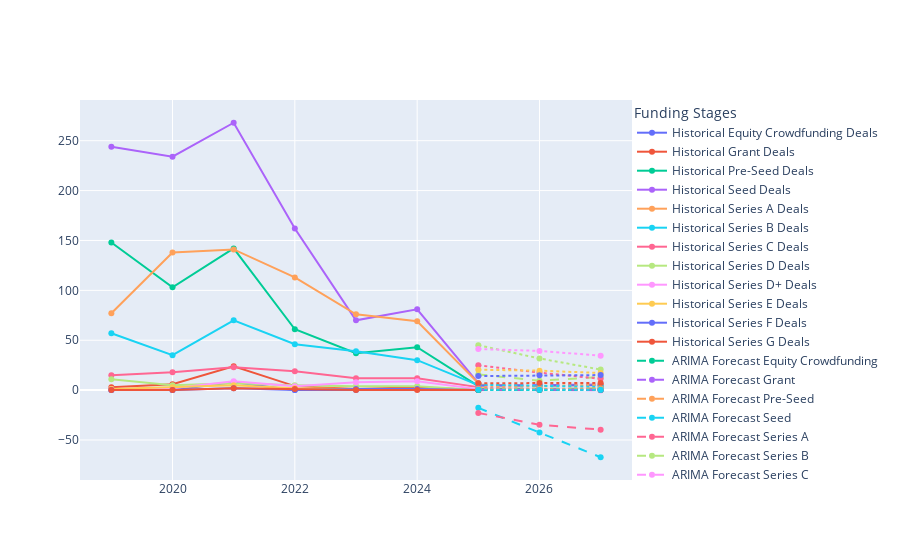

Notebook source saved alongside this figure:
### Markdown cell above
Funding Stages Forecast

### Code cell
import pandas as pd
import numpy as np
import plotly.graph_objects as go
from statsmodels.tsa.arima.model import ARIMA
from sklearn.linear_model import LogisticRegression

df = pd.read_csv("data/deals_updated.csv")
df["date"] = pd.to_datetime(df["date"], errors="coerce")
df["amount"] = pd.to_numeric(df["amount"], errors="coerce")
df = df.dropna(subset=["date", "amount", "roundType"])
df["year"] = df["date"].dt.year

funding_stage_trends = df.groupby(["year", "roundType"]).size().unstack().fillna(0)

forecast_steps = 3  # Predict 3 years ahead
future_years = [2025, 2026, 2027]
stage_forecast = {}

for stage in funding_stage_trends.columns:
    model = ARIMA(funding_stage_trends[stage], order=(1, 1, 1))
    model_fit = model.fit()
    forecast = model_fit.forecast(steps=forecast_steps)
    stage_forecast[stage] = forecast

X = funding_stage_trends.index.values.reshape(-1, 1)  # Year as input
stage_probabilities = {}

for stage in funding_stage_trends.columns:
    y = funding_stage_trends[stage].values
    log_model = LogisticRegression()
    log_model.fit(X, y)
    future_X = np.array(future_years).reshape(-1, 1)
    prob_forecast = log_model.predict_proba(future_X)[:, 1]  # Probability of stage growth
    stage_probabilities[stage] = prob_forecast * max(y)  # Scale to deal volume

fig = go.Figure()

for stage in funding_stage_trends.columns:
    fig.add_trace(go.Scatter(
        x=funding_stage_trends.index,
        y=funding_stage_trends[stage],
        mode="lines+markers",
        name=f"Historical {stage} Deals"
    ))

for stage, forecast in stage_forecast.items():
    fig.add_trace(go.Scatter(
        x=future_years,
        y=forecast,
        mode="lines+markers",
        name=f"ARIMA Forecast {stage}",
        line=dict(dash="dash")
    ))

for stage, prob_forecast in stage_probabilities.items():
    fig.add_trace(go.Scatter(
        x=future_years,
        y=prob_forecast,
        mode="lines+markers",
        name=f"Logistic Forecast {stage}",
        line=dict(dash="dot")
    ))

fig.update_layout(
    legend=dict(
        title="Funding Stages",
        x=1,  # Position legend outside the plot
        y=1,
        xanchor="left",
        yanchor="top"
    )
)

# Show Interactive Graph
fig.show()

### Figure 1 — Plotly figure (JSON) as saved in the notebook; plotly's stock layout.template omitted (floating-point values rounded to 4 significant figures)
{"data": [{"mode": "lines+markers", "name": "Historical Equity Crowdfunding Deals", "type": "scatter", "x": [2019, 2020, 2021, 2022, 2023, 2024, 2025], "y": [0.0, 0.0, 8.0, 0.0, 0.0, 1.0, 0.0]}, {"mode": "lines+markers", "name": "Historical Grant Deals", "type": "scatter", "x": [2019, 2020, 2021, 2022, 2023, 2024, 2025], "y": [3.0, 6.0, 24.0, 4.0, 1.0, 3.0, 0.0]}, {"mode": "lines+markers", "name": "Historical Pre-Seed Deals", "type": "scatter", "x": [2019, 2020, 2021, 2022, 2023, 2024, 2025], "y": [148.0, 103.0, 142.0, 61.0, 37.0, 43.0, 4.0]}, {"mode": "lines+markers", "name": "Historical Seed Deals", "type": "scatter", "x": [2019, 2020, 2021, 2022, 2023, 2024, 2025], "y": [244.0, 234.0, 268.0, 162.0, 70.0, 81.0, 7.0]}, {"mode": "lines+markers", "name": "Historical Series A Deals", "type": "scatter", "x": [2019, 2020, 2021, 2022, 2023, 2024, 2025], "y": [77.0, 138.0, 141.0, 113.0, 76.0, 69.0, 7.0]}, {"mode": "lines+markers", "name": "Historical Series B Deals", "type": "scatter", "x": [2019, 2020, 2021, 2022, 2023, 2024, 2025], "y": [57.0, 35.0, 70.0, 46.0, 39.0, 30.0, 5.0]}, {"mode": "lines+markers", "name": "Historical Series C Deals", "type": "scatter", "x": [2019, 2020, 2021, 2022, 2023, 2024, 2025], "y": [15.0, 18.0, 23.0, 19.0, 12.0, 12.0, 3.0]}, {"mode": "lines+markers", "name": "Historical Series D Deals", "type": "scatter", "x": [2019, 2020, 2021, 2022, 2023, 2024, 2025], "y": [11.0, 5.0, 7.0, 5.0, 4.0, 4.0, 0.0]}, {"mode": "lines+markers", "name": "Historical Series D+ Deals", "type": "scatter", "x": [2019, 2020, 2021, 2022, 2023, 2024, 2025], "y": [1.0, 2.0, 9.0, 4.0, 8.0, 9.0, 1.0]}, {"mode": "lines+markers", "name": "Historical Series E Deals", "type": "scatter", "x": [2019, 2020, 2021, 2022, 2023, 2024, 2025], "y": [1.0, 3.0, 5.0, 2.0, 1.0, 1.0, 0.0]}, {"mode": "lines+markers", "name": "Historical Series F Deals", "type": "scatter", "x": [2019, 2020, 2021, 2022, 2023, 2024, 2025], "y": [0.0, 0.0, 2.0, 0.0, 1.0, 1.0, 0.0]}, {"mode": "lines+markers", "name": "Historical Series G Deals", "type": "scatter", "x": [2019, 2020, 2021, 2022, 2023, 2024, 2025], "y": [0.0, 0.0, 2.0, 1.0, 0.0, 0.0, 0.0]}, {"line": {"dash": "dash"}, "mode": "lines+markers", "name": "ARIMA Forecast Equity Crowdfunding", "type": "scatter", "x": [2025, 2026, 2027], "y": [1.476, 1.307, 1.326]}, {"line": {"dash": "dash"}, "mode": "lines+markers", "name": "ARIMA Forecast Grant", "type": "scatter", "x": [2025, 2026, 2027], "y": [4.551, 5.397, 5.554]}, {"line": {"dash": "dash"}, "mode": "lines+markers", "name": "ARIMA Forecast Pre-Seed", "type": "scatter", "x": [2025, 2026, 2027], "y": [5.479, 4.051, 5.43]}, {"line": {"dash": "dash"}, "mode": "lines+markers", "name": "ARIMA Forecast Seed", "type": "scatter", "x": [2025, 2026, 2027], "y": [-17.77, -42.53, -67.28]}, {"line": {"dash": "dash"}, "mode": "lines+markers", "name": "ARIMA Forecast Series A", "type": "scatter", "x": [2025, 2026, 2027], "y": [-22.84, -34.81, -39.61]}, {"line": {"dash": "dash"}, "mode": "lines+markers", "name": "ARIMA Forecast Series B", "type": "scatter", "x": [2025, 2026, 2027], "y": [15.74, 9.503, 13.13]}, {"line": {"dash": "dash"}, "mode": "lines+markers", "name": "ARIMA Forecast Series C", "type": "scatter", "x": [2025, 2026, 2027], "y": [1.093, 0.1561, -0.3046]}, {"line": {"dash": "dash"}, "mode": "lines+markers", "name": "ARIMA Forecast Series D", "type": "scatter", "x": [2025, 2026, 2027], "y": [2.337, 0.6731, 1.858]}, {"line": {"dash": "dash"}, "mode": "lines+markers", "name": "ARIMA Forecast Series D+", "type": "scatter", "x": [2025, 2026, 2027], "y": [4.655, 4.805, 4.811]}, {"line": {"dash": "dash"}, "mode": "lines+markers", "name": "ARIMA Forecast Series E", "type": "scatter", "x": [2025, 2026, 2027], "y": [0.1037, 0.04468, 0.07827]}, {"line": {"dash": "dash"}, "mode": "lines+markers", "name": "ARIMA Forecast Series F", "type": "scatter", "x": [2025, 2026, 2027], "y": [0.8565, 0.5304, 0.6545]}, {"line": {"dash": "dash"}, "mode": "lines+markers", "name": "ARIMA Forecast Series G", "type": "scatter", "x": [2025, 2026, 2027], "y": [0.2557, 0.3381, 0.3647]}, {"line": {"dash": "dot"}, "mode": "lines+markers", "name": "Logistic Forecast Equity Crowdfunding", "type": "scatter", "x": [2025, 2026, 2027], "y": [3.012, 4.136, 5.238]}, {"line": {"dash": "dot"}, "mode": "lines+markers", "name": "Logistic Forecast Grant", "type": "scatter", "x": [2025, 2026, 2027], "y": [5.466, 4.516, 3.273]}, {"line": {"dash": "dot"}, "mode": "lines+markers", "name": "Logistic Forecast Pre-Seed", "type": "scatter", "x": [2025, 2026, 2027], "y": [24.88, 17.53, 11.39]}, {"line": {"dash": "dot"}, "mode": "lines+markers", "name": "Logistic Forecast Seed", "type": "scatter", "x": [2025, 2026, 2027], "y": [45.05, 31.74, 20.62]}, {"line": {"dash": "dot"}, "mode": "lines+markers", "name": "Logistic Forecast Series A", "type": "scatter", "x": [2025, 2026, 2027], "y": [41.2, 39.29, 34.55]}, {"line": {"dash": "dot"}, "mode": "lines+markers", "name": "Logistic Forecast Series B", "type": "scatter", "x": [2025, 2026, 2027], "y": [20.45, 19.5, 17.15]}, {"line": {"dash": "dot"}, "mode": "lines+markers", "name": "Logistic Forecast Series C", "type": "scatter", "x": [2025, 2026, 2027], "y": [14.09, 14.79, 15.09]}, {"line": {"dash": "dot"}, "mode": "lines+markers", "name": "Logistic Forecast Series D", "type": "scatter", "x": [2025, 2026, 2027], "y": [6.841, 7.146, 7.261]}, {"line": {"dash": "dot"}, "mode": "lines+markers", "name": "Logistic Forecast Series D+", "type": "scatter", "x": [2025, 2026, 2027], "y": [0.226, 0.1335, 0.07783]}, {"line": {"dash": "dot"}, "mode": "lines+markers", "name": "Logistic Forecast Series E", "type": "scatter", "x": [2025, 2026, 2027], "y": [1.722, 1.087, 0.588]}, {"line": {"dash": "dot"}, "mode": "lines+markers", "name": "Logistic Forecast Series F", "type": "scatter", "x": [2025, 2026, 2027], "y": [1.2, 1.427, 1.61]}, {"line": {"dash": "dot"}, "mode": "lines+markers", "name": "Logistic Forecast Series G", "type": "scatter", "x": [2025, 2026, 2027], "y": [0.2852, 0.2851, 0.2849]}], "layout": {"legend": {"title": {"text": "Funding Stages"}, "x": 1, "xanchor": "left", "y": 1, "yanchor": "top"}}}
